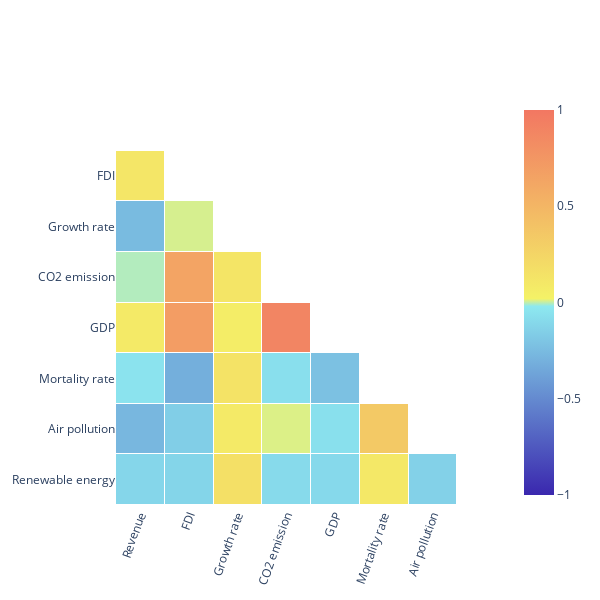

The code cell stored with this chart in its notebook:
### Code cell
def corr_heatmap(corr, period):
    custom_colorscale = [
    [0, '#3A27AE'],
    [0.49, '#8DE9F0'], 
    [0.51, '#F4F267'],
    [1, '#F27762']]
    
    nan_perc = NaN_percentage(corr)
    keep_index = nan_perc[nan_perc.iloc[:,1]<=0.3].index[2:]
    corr = corr.loc[:,keep_index].dropna()
    corr_matrix  = corr.corr() # Compute pairwise correlation of columns, excluding NA/null values.
    mask = np.triu(np.ones_like(corr_matrix, dtype=bool))
    corr_matr_viz = corr_matrix.mask(mask)
    pio.templates.default = "plotly_white"

    heat = go.Heatmap(
        z = corr_matr_viz,
        x = corr_matr_viz.columns.values,
        y = corr_matr_viz.columns.values,
        zmin = - 1, # Sets the lower bound of the color domain
        zmax = 1,
        xgap = 1, # Sets the horizontal gap (in pixels) between bricks
        ygap = 1,
        colorscale = custom_colorscale #'thermal'
    )
    if period ==1:
        x_dict = dict(
                ticktext= ['FDI', 'Growth rate', 'CO2 emission', 'GDP', ''],
                tickvals=list(range(len(corr_matr_viz.columns))))

        y_dict = dict(
                ticktext= ['', 'Growth rate', 'CO2 emission', 'GDP',
           'Renewable energy share'],
                tickvals=list(range(len(corr_matr_viz.columns))))
    elif period == 2:
        x_dict = dict(
                ticktext= ['FDI', 'Growth rate', 'CO2 emission', 'GDP', 'Mortality rate','Air pollution',''],
                tickvals=list(range(len(corr_matr_viz.columns))))

        y_dict = dict(
                ticktext= ['', 'Growth rate', 'CO2 emission', 'GDP','Mortality rate','Air pollution','Renewable energy'],
                tickvals=list(range(len(corr_matr_viz.columns))))
    elif period == 3:
        x_dict = dict(
                ticktext= ['Revenue','FDI', 'Growth rate', 'CO2 emission', 'GDP', 'Mortality rate','Air pollution',''],
                tickvals=list(range(len(corr_matr_viz.columns))))

        y_dict = dict(
                ticktext= ['', 'FDI', 'Growth rate', 'CO2 emission', 'GDP','Mortality rate','Air pollution','Renewable energy'],
                tickvals=list(range(len(corr_matr_viz.columns))))      
    elif period == 4:
        x_dict = dict(
                ticktext= ['Revenue','FDI', 'Growth rate', 'CO2 emission', 'GDP', 'Mortality rate','Air pollution',''],
                tickvals=list(range(len(corr_matr_viz.columns))))

        y_dict = dict(
                ticktext= ['', 'FDI', 'Growth rate', 'CO2 emission', 'GDP','Mortality rate','Air pollution','Renewable energy'],
                tickvals=list(range(len(corr_matr_viz.columns))))         
    else:
        print('Error, no valid Period')

    layout = go.Layout(
        width=600, 
        height=600,
        xaxis_showgrid=False,
        yaxis_showgrid=False,
        yaxis_autorange='reversed',
        xaxis_tickangle= -70,
        xaxis= x_dict, 
        yaxis = y_dict)

    fig=go.Figure(data=[heat], layout=layout)
    config = {'displayModeBar': False}

    # display the figure with the config object
    fig.show(config=config)
    
    #fig.write_html(datafolder+"heatmap2.html", config=config)
    #plotly.offline.plot(fig, filename='file.html')
    offline.plot(fig,  include_plotlyjs=False, output_type='div')
    return corr_matr_viz, x_dict, y_dict
    
corr_matr_viz, x_dict, y_dict = corr_heatmap(df_viz, period) # To change depending on plot

### Figure 1 — Plotly figure (JSON) as saved in the notebook; plotly's stock layout.template omitted (floating-point values rounded to 4 significant figures)
{"data": [{"colorscale": [[0, "#3A27AE"], [0.49, "#8DE9F0"], [0.51, "#F4F267"], [1, "#F27762"]], "type": "heatmap", "x": ["Revenue", "FDI", "Growth_rate", "CO2_emission", "GDP", "Mortality_rate", "Air pollution", "Renewable_energy"], "xgap": 1, "y": ["Revenue", "FDI", "Growth_rate", "CO2_emission", "GDP", "Mortality_rate", "Air pollution", "Renewable_energy"], "ygap": 1, "z": [[null, null, null, null, null, null, null, null], [0.1155, null, null, null, null, null, null, null], [-0.251, 0.008209, null, null, null, null, null, null], [-0.005424, 0.6427, 0.1224, null, null, null, null, null], [0.08517, 0.6976, 0.0591, 0.89, null, null, null, null], [-0.04836, -0.3127, 0.1382, -0.0711, -0.2241, null, null, null], [-0.273, -0.1574, 0.08208, 0.01077, -0.06525, 0.3467, null, null], [-0.1143, -0.1234, 0.1656, -0.09355, -0.1005, 0.09822, -0.142, null]], "zmax": 1, "zmin": -1}], "layout": {"height": 600, "width": 600, "xaxis": {"autorange": true, "range": [-0.5, 7.5], "showgrid": false, "tickangle": -70, "ticktext": ["Revenue", "FDI", "Growth rate", "CO2 emission", "GDP", "Mortality rate", "Air pollution", ""], "tickvals": [0, 1, 2, 3, 4, 5, 6, 7], "type": "category"}, "yaxis": {"autorange": true, "range": [7.5, -0.5], "showgrid": false, "ticktext": ["", "FDI", "Growth rate", "CO2 emission", "GDP", "Mortality rate", "Air pollution", "Renewable energy"], "tickvals": [0, 1, 2, 3, 4, 5, 6, 7], "type": "category"}}}
